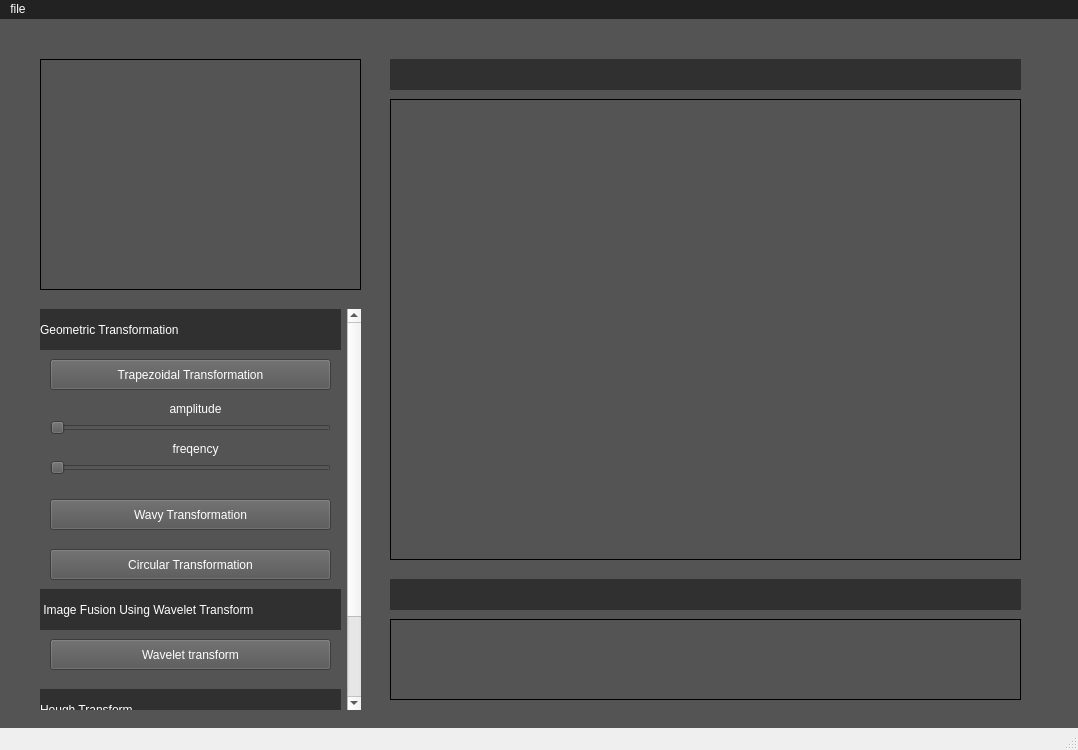
<?xml version="1.0" encoding="UTF-8"?>
<ui version="4.0">
 <class>MainWindow</class>
 <widget class="QMainWindow" name="MainWindow">
  <property name="geometry">
   <rect>
    <x>0</x>
    <y>0</y>
    <width>1078</width>
    <height>750</height>
   </rect>
  </property>
  <property name="windowTitle">
   <string>MainWindow</string>
  </property>
  <widget class="QWidget" name="centralwidget">
   <property name="styleSheet">
    <string notr="true">.QWidget{
	 background-color:rgb(84 ,84 , 84);
}</string>
   </property>
   <widget class="QWidget" name="gridLayoutWidget">
    <property name="geometry">
     <rect>
      <x>390</x>
      <y>80</y>
      <width>631</width>
      <height>461</height>
     </rect>
    </property>
    <layout class="QGridLayout" name="gridLayout">
     <item row="2" column="0">
      <widget class="QLabel" name="label_show_A1">
       <property name="frameShape">
        <enum>QFrame::Box</enum>
       </property>
       <property name="text">
        <string/>
       </property>
      </widget>
     </item>
    </layout>
   </widget>
   <widget class="QWidget" name="gridLayoutWidget_2">
    <property name="geometry">
     <rect>
      <x>40</x>
      <y>290</y>
      <width>321</width>
      <height>401</height>
     </rect>
    </property>
    <layout class="QGridLayout" name="gridLayout_2">
     <item row="0" column="0">
      <widget class="QScrollArea" name="scrollArea">
       <property name="minimumSize">
        <size>
         <width>200</width>
         <height>200</height>
        </size>
       </property>
       <property name="styleSheet">
        <string notr="true">QScrollArea{\n background-color:rgb(84 ,84 , 84);}</string>
       </property>
       <property name="frameShape">
        <enum>QFrame::NoFrame</enum>
       </property>
       <property name="frameShadow">
        <enum>QFrame::Sunken</enum>
       </property>
       <property name="widgetResizable">
        <bool>true</bool>
       </property>
       <widget class="QWidget" name="scrollAreaWidgetContents">
        <property name="enabled">
         <bool>true</bool>
        </property>
        <property name="geometry">
         <rect>
          <x>0</x>
          <y>-110</y>
          <width>302</width>
          <height>509</height>
         </rect>
        </property>
        <property name="sizePolicy">
         <sizepolicy hsizetype="Preferred" vsizetype="Preferred">
          <horstretch>1</horstretch>
          <verstretch>0</verstretch>
         </sizepolicy>
        </property>
        <property name="minimumSize">
         <size>
          <width>200</width>
          <height>509</height>
         </size>
        </property>
        <property name="styleSheet">
         <string notr="true">QWidget
{
 background-color:rgb(84 ,84 , 84);
}</string>
        </property>
        <widget class="QLabel" name="label_5">
         <property name="geometry">
          <rect>
           <x>0</x>
           <y>0</y>
           <width>301</width>
           <height>41</height>
          </rect>
         </property>
         <property name="styleSheet">
          <string notr="true">QLabel {
 background-color:rgb(48 ,48 , 48);
 color:rgb(255 ,255 ,255);
}</string>
         </property>
         <property name="frameShape">
          <enum>QFrame::NoFrame</enum>
         </property>
         <property name="text">
          <string>Geometric Transformation</string>
         </property>
        </widget>
        <widget class="QPushButton" name="pb_trapezoidal">
         <property name="geometry">
          <rect>
           <x>10</x>
           <y>50</y>
           <width>281</width>
           <height>31</height>
          </rect>
         </property>
         <property name="styleSheet">
          <string notr="true">QPushButton{
color:rgb(255,255,255);
}</string>
         </property>
         <property name="text">
          <string>Trapezoidal Transformation</string>
         </property>
        </widget>
        <widget class="QPushButton" name="pb_Circular">
         <property name="geometry">
          <rect>
           <x>10</x>
           <y>240</y>
           <width>281</width>
           <height>31</height>
          </rect>
         </property>
         <property name="styleSheet">
          <string notr="true">QPushButton{
color:rgb(255,255,255);
}</string>
         </property>
         <property name="text">
          <string>Circular Transformation</string>
         </property>
        </widget>
        <widget class="QPushButton" name="pb_Wavelet">
         <property name="geometry">
          <rect>
           <x>10</x>
           <y>330</y>
           <width>281</width>
           <height>31</height>
          </rect>
         </property>
         <property name="styleSheet">
          <string notr="true">QPushButton{
color:rgb(255,255,255);
}</string>
         </property>
         <property name="text">
          <string>Wavelet transform</string>
         </property>
        </widget>
        <widget class="QLabel" name="label_11">
         <property name="geometry">
          <rect>
           <x>0</x>
           <y>280</y>
           <width>301</width>
           <height>41</height>
          </rect>
         </property>
         <property name="styleSheet">
          <string notr="true">QLabel {
 background-color:rgb(48 ,48 , 48);
 color:rgb(255 ,255 ,255);
}</string>
         </property>
         <property name="frameShape">
          <enum>QFrame::NoFrame</enum>
         </property>
         <property name="text">
          <string> Image Fusion Using Wavelet Transform</string>
         </property>
        </widget>
        <widget class="QLabel" name="label_20">
         <property name="geometry">
          <rect>
           <x>0</x>
           <y>380</y>
           <width>301</width>
           <height>41</height>
          </rect>
         </property>
         <property name="styleSheet">
          <string notr="true">QLabel {
 background-color:rgb(48 ,48 , 48);
 color:rgb(255 ,255 ,255);
}</string>
         </property>
         <property name="frameShape">
          <enum>QFrame::NoFrame</enum>
         </property>
         <property name="text">
          <string>Hough Transform</string>
         </property>
        </widget>
        <widget class="QPushButton" name="pb_applykmeans">
         <property name="geometry">
          <rect>
           <x>10</x>
           <y>430</y>
           <width>281</width>
           <height>31</height>
          </rect>
         </property>
         <property name="styleSheet">
          <string notr="true">QPushButton{
color:rgb(255,255,255);
}</string>
         </property>
         <property name="text">
          <string> Hough transform</string>
         </property>
        </widget>
        <widget class="QPushButton" name="pb_wavy">
         <property name="geometry">
          <rect>
           <x>10</x>
           <y>190</y>
           <width>281</width>
           <height>31</height>
          </rect>
         </property>
         <property name="styleSheet">
          <string notr="true">QPushButton{
color:rgb(255,255,255);
}</string>
         </property>
         <property name="text">
          <string>Wavy Transformation</string>
         </property>
        </widget>
        <widget class="QLabel" name="label_22">
         <property name="geometry">
          <rect>
           <x>70</x>
           <y>90</y>
           <width>171</width>
           <height>20</height>
          </rect>
         </property>
         <property name="styleSheet">
          <string notr="true">QLabel {
 color:rgb(255 ,255 ,255);
}</string>
         </property>
         <property name="text">
          <string>amplitude</string>
         </property>
         <property name="alignment">
          <set>Qt::AlignCenter</set>
         </property>
        </widget>
        <widget class="QSlider" name="horizontalSlider_A">
         <property name="geometry">
          <rect>
           <x>10</x>
           <y>110</y>
           <width>281</width>
           <height>18</height>
          </rect>
         </property>
         <property name="minimum">
          <number>2</number>
         </property>
         <property name="maximum">
          <number>100</number>
         </property>
         <property name="singleStep">
          <number>2</number>
         </property>
         <property name="pageStep">
          <number>2</number>
         </property>
         <property name="orientation">
          <enum>Qt::Horizontal</enum>
         </property>
        </widget>
        <widget class="QSlider" name="horizontalSlider_F">
         <property name="geometry">
          <rect>
           <x>10</x>
           <y>150</y>
           <width>281</width>
           <height>18</height>
          </rect>
         </property>
         <property name="minimum">
          <number>30</number>
         </property>
         <property name="maximum">
          <number>300</number>
         </property>
         <property name="singleStep">
          <number>20</number>
         </property>
         <property name="pageStep">
          <number>20</number>
         </property>
         <property name="value">
          <number>30</number>
         </property>
         <property name="orientation">
          <enum>Qt::Horizontal</enum>
         </property>
        </widget>
        <widget class="QLabel" name="label_23">
         <property name="geometry">
          <rect>
           <x>70</x>
           <y>130</y>
           <width>171</width>
           <height>20</height>
          </rect>
         </property>
         <property name="styleSheet">
          <string notr="true">QLabel {
 color:rgb(255 ,255 ,255);
}</string>
         </property>
         <property name="text">
          <string>freqency</string>
         </property>
         <property name="alignment">
          <set>Qt::AlignCenter</set>
         </property>
        </widget>
       </widget>
      </widget>
     </item>
    </layout>
   </widget>
   <widget class="QLabel" name="label_origin">
    <property name="geometry">
     <rect>
      <x>40</x>
      <y>40</y>
      <width>321</width>
      <height>231</height>
     </rect>
    </property>
    <property name="frameShape">
     <enum>QFrame::Box</enum>
    </property>
    <property name="text">
     <string/>
    </property>
   </widget>
   <widget class="QLabel" name="label_A">
    <property name="geometry">
     <rect>
      <x>390</x>
      <y>40</y>
      <width>631</width>
      <height>31</height>
     </rect>
    </property>
    <property name="styleSheet">
     <string notr="true">QLabel {
 background-color:rgb(48 ,48 , 48);
 color:rgb(255 ,255 ,255);
}</string>
    </property>
    <property name="text">
     <string/>
    </property>
   </widget>
   <widget class="QLabel" name="label_B">
    <property name="geometry">
     <rect>
      <x>390</x>
      <y>560</y>
      <width>631</width>
      <height>31</height>
     </rect>
    </property>
    <property name="styleSheet">
     <string notr="true">QLabel {
 background-color:rgb(48 ,48 , 48);
 color:rgb(255 ,255 ,255);
}</string>
    </property>
    <property name="text">
     <string/>
    </property>
   </widget>
   <widget class="QLabel" name="label_show_B1">
    <property name="geometry">
     <rect>
      <x>390</x>
      <y>600</y>
      <width>631</width>
      <height>81</height>
     </rect>
    </property>
    <property name="frameShape">
     <enum>QFrame::Box</enum>
    </property>
    <property name="text">
     <string/>
    </property>
   </widget>
  </widget>
  <widget class="QMenuBar" name="menubar">
   <property name="geometry">
    <rect>
     <x>0</x>
     <y>0</y>
     <width>1078</width>
     <height>24</height>
    </rect>
   </property>
   <property name="styleSheet">
    <string notr="true">QMenuBar
{
	 background-color:rgb(34 ,34 , 34);
color:rgb(255,255,255);
}</string>
   </property>
   <widget class="QMenu" name="file">
    <property name="styleSheet">
     <string notr="true">QMenu{

}</string>
    </property>
    <property name="title">
     <string>file</string>
    </property>
    <addaction name="action_import"/>
   </widget>
   <addaction name="file"/>
  </widget>
  <widget class="QStatusBar" name="statusbar"/>
  <action name="action_import">
   <property name="text">
    <string>import</string>
   </property>
   <property name="shortcut">
    <string>Ctrl+N</string>
   </property>
  </action>
 </widget>
 <resources/>
 <connections/>
</ui>
